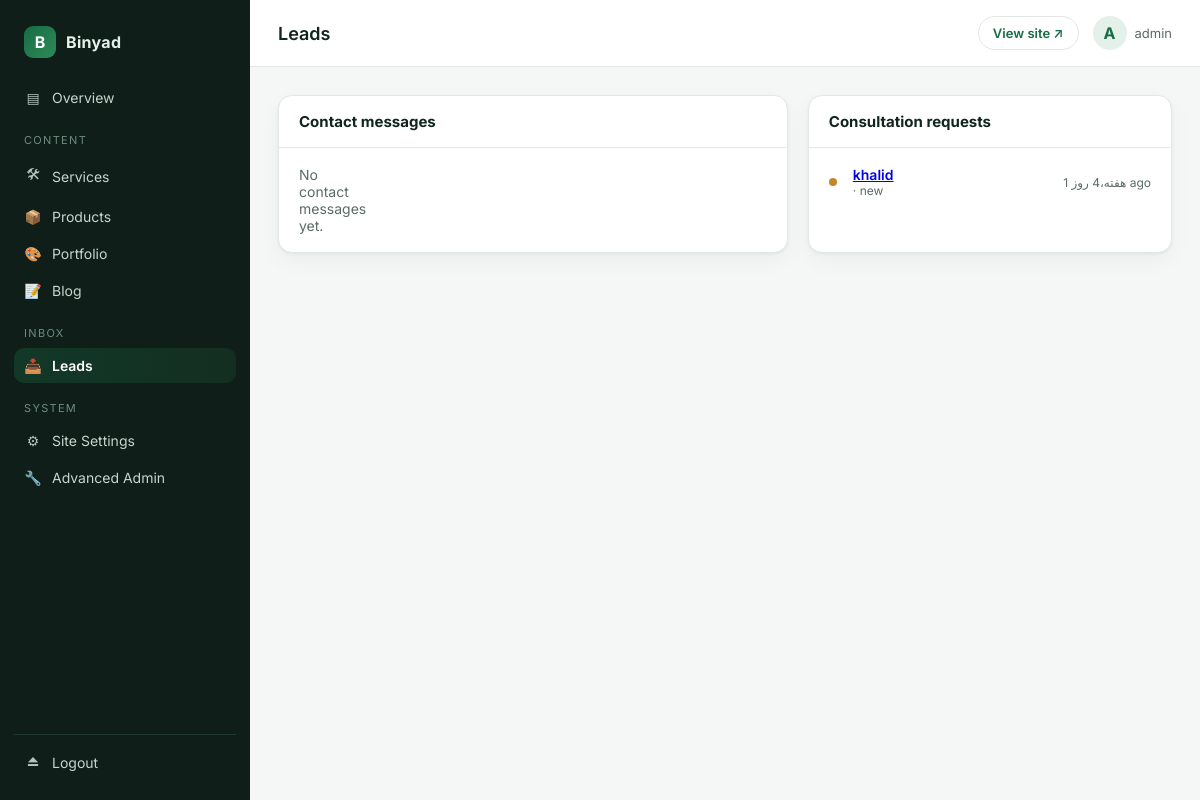
The app's page /control/leads/ (signed in) with its own data.
### apps/contact/models.py (models this page shows, shortened)
class ConsultationRequest(TimeStampedModel):
    class Status(models.TextChoices):
        NEW = "new", _("New")
        CONTACTED = "contacted", _("Contacted")
        IN_PROGRESS = "progress", _("In Progress")
        COMPLETED = "completed", _("Completed")
        CANCELLED = "cancelled", _("Cancelled")
    class ContactMethod(models.TextChoices):
        PHONE = "phone", _("Phone")
        WHATSAPP = "whatsapp", _("WhatsApp")
        EMAIL = "email", _("Email")
    name = models.CharField(max_length=140)
    phone = models.CharField(max_length=40)
    email = models.EmailField(blank=True)
    company = models.CharField(max_length=140, blank=True)
    business_type = models.CharField(max_length=140, blank=True)
    required_service = models.CharField(max_length=140, blank=True)
    project_description = models.TextField()
    budget_range = models.CharField(max_length=80, blank=True)
    preferred_contact_method = models.CharField(max_length=20, choices=ContactMethod.choices, default=ContactMethod.PHONE)
    message = models.TextField(blank=True)
    status = models.CharField(max_length=20, choices=Status.choices, default=Status.NEW)
    internal_notes = models.TextField(blank=True)
    ip_address = models.GenericIPAddressField(null=True, blank=True)
    class Meta:
        ordering = ["-created_at"]

### apps/dashboard/views.py (the view)
# urls.py: path("leads/", views.LeadsListView.as_view(), name="leads"),
class LeadsListView(StaffRequiredMixin, TemplateView):
    template_name = "dashboard/leads/list.html"
    def get_context_data(self, **kwargs):
        ctx = super().get_context_data(**kwargs)
        ctx["contacts"] = ContactMessage.objects.order_by("-created_at")[:50]
        ctx["consultations"] = ConsultationRequest.objects.order_by("-created_at")[:50]
        return ctx

### apps/core/context_processors.py (called while the page is built)
def site_settings(request):
    try:
        return {
            "site": SiteSettings.load(),
            "nav_items": NavItem.objects.filter(active=True),
            "social_links": SocialLink.objects.filter(active=True),
        }
    except Exception:
        return {"site": None, "nav_items": [], "social_links": []}

### apps/core/models.py (called while the page is built)
    @classmethod
    def load(cls):
        obj, _ = cls.objects.get_or_create(pk=1)
        return obj

### apps/dashboard/context_processors.py (called while the page is built)
def dashboard_context(request):
    if not request.path.startswith("/control/"):
        return {}
    from apps.core.models import SiteSettings
    try:
        site = SiteSettings.objects.first()
    except Exception:
        site = None
    return {
        "site_settings": site,
        "dashboard_brand": "Binyad Control Panel",
    }

### apps/dashboard/mixins.py (called while the page is built)
    def test_func(self):
        u = self.request.user
        return u.is_authenticated and u.is_staff and u.is_active

### templates/dashboard/leads/list.html
{% extends "dashboard/base.html" %}
{% block page_title %}Leads{% endblock %}
{% block content %}
<div class="dash-cols">
    <section class="panel">
        <header class="panel-head"><h2>Contact messages</h2></header>
        <div class="panel-body panel-body--flush">
            <ul class="activity-list">
                {% for c in contacts %}
                <li>
                    <span class="activity-dot dot-contact"></span>
                    <div>
                        <div class="activity-title">
                            <a href="{% url 'dashboard:lead_detail' 'contact' c.pk %}">{{ c.full_name }}</a>
                        </div>
                        <div class="activity-sub">{{ c.subject }} · {{ c.status }}</div>
                    </div>
                    <div class="activity-time">{{ c.created_at|timesince }} ago</div>
                </li>
                {% empty %}<li class="empty">No contact messages yet.</li>{% endfor %}
            </ul>
        </div>
    </section>
    <section class="panel">
        <header class="panel-head"><h2>Consultation requests</h2></header>
        <div class="panel-body panel-body--flush">
            <ul class="activity-list">
                {% for q in consultations %}
                <li>
                    <span class="activity-dot dot-consult"></span>
                    <div>
                        <div class="activity-title">
                            <a href="{% url 'dashboard:lead_detail' 'consultation' q.pk %}">{{ q.name }}</a>
                        </div>
                        <div class="activity-sub">{{ q.required_service }} · {{ q.status }}</div>
                    </div>
                    <div class="activity-time">{{ q.created_at|timesince }} ago</div>
                </li>
                {% empty %}<li class="empty">No consultation requests yet.</li>{% endfor %}
            </ul>
        </div>
    </section>
</div>
{% endblock %}

### templates/dashboard/base.html (shortened to what this page needs)
{% load static i18n %}
<!DOCTYPE html>
<html lang="en">
<head>
    <link rel="stylesheet" href="{% static 'css/dashboard.css' %}">
</head>
<body class="dash-body">
<div class="dash-shell">
    <aside class="dash-sidebar" id="dashSidebar">
        <div class="dash-brand">
            <span class="brand-mark">B</span>
            <span class="brand-text">Binyad</span>
        </div>
        <nav class="dash-nav">
            <a class="dash-link {% if request.resolver_match.url_name == 'index' %}is-active{% endif %}"
               href="{% url 'dashboard:index' %}">
                <span class="nav-ico">▤</span> Overview
            </a>
            <div class="nav-group">Content</div>
            <a class="dash-link {% if 'content/services' in request.path %}is-active{% endif %}"
               href="{% url 'dashboard:content_list' 'services' %}">
                <span class="nav-ico">🛠</span> Services
            </a>
            <a class="dash-link {% if 'content/products' in request.path %}is-active{% endif %}"
               href="{% url 'dashboard:content_list' 'products' %}">
                <span class="nav-ico">📦</span> Products
            </a>
            <a class="dash-link {% if 'content/portfolio' in request.path %}is-active{% endif %}"
               href="{% url 'dashboard:content_list' 'portfolio' %}">
                <span class="nav-ico">🎨</span> Portfolio
            </a>
            <a class="dash-link {% if 'content/blog' in request.path %}is-active{% endif %}"
               href="{% url 'dashboard:content_list' 'blog' %}">
                <span class="nav-ico">📝</span> Blog
            </a>
            <div class="nav-group">Inbox</div>
            <a class="dash-link {% if '/leads/' in request.path %}is-active{% endif %}"
               href="{% url 'dashboard:leads' %}">
                <span class="nav-ico">📥</span> Leads
            </a>
            <div class="nav-group">System</div>
            <a class="dash-link {% if '/settings/' in request.path %}is-active{% endif %}"
               href="{% url 'dashboard:settings' %}">
                <span class="nav-ico">⚙</span> Site Settings
            </a>
            <a class="dash-link" href="/binyad-admin/" target="_blank">
                <span class="nav-ico">🔧</span> Advanced Admin
            </a>
        </nav>
        <div class="dash-sidebar-footer">
            <a class="dash-link" href="{% url 'dashboard:logout' %}">
                <span class="nav-ico">⏏</span> Logout
            </a>
        </div>
    </aside>
    <div class="dash-main">
        <header class="dash-topbar">
            <h1 class="dash-page-title">{% block page_title %}Dashboard{% endblock %}</h1>
            <div class="dash-topbar-right">
                <a class="dash-btn dash-btn-ghost" href="/" target="_blank">View site ↗</a>
                <div class="dash-user">
                    <span class="dash-avatar">{{ request.user.username|slice:":1"|upper }}</span>
                    <span class="dash-user-name">{{ request.user.get_full_name|default:request.user.username }}</span>
                </div>
            </div>
        </header>
        <main class="dash-content">
            {% block content %}{% endblock %}
        </main>
    </div>
</div>
</body>
</html>

### static/css/dashboard.css (style rules this page uses)
:root { --bg: #0F1E18; --bg-elev: #142A22; --bg-panel: #FFFFFF; --border: #E3E8E5; --border-dark: #1E3A2E; --text: #10251C; --text-mute: #5B6B63; --text-inv: #E6F0EA; --brand: #176B45; --brand-2: #2E8B57; --brand-soft: #E4F1EA; --danger: #B23A3A; --radius: 14px; --radius-sm: 10px; --shadow: 0 1px 3px rgba(16,37,28,.06), 0 8px 24px rgba(16,37,28,.04); --shadow-lg: 0 20px 50px rgba(0,0,0,.18); }
* { box-sizing: border-box; }
html, body { margin: 0; padding: 0; }
body.dash-body { font-family: "Inter", system-ui, -apple-system, Segoe UI, Roboto, sans-serif; background: #F4F7F5; color: var(--text); min-height: 100vh; }
.dash-shell { display: flex; min-height: 100vh; }
.dash-sidebar { width: 250px; background: var(--bg); color: var(--text-inv); display: flex; flex-direction: column; padding: 20px 14px; position: sticky; top: 0; height: 100vh; transition: transform .2s ease; }
.dash-brand { display: flex; align-items: center; gap: 10px; padding: 6px 10px 22px; }
.brand-mark { width: 32px; height: 32px; border-radius: 9px; background: linear-gradient(135deg, var(--brand), var(--brand-2)); display: grid; place-items: center; font-weight: 700; color: #fff; }
.brand-text { font-weight: 700; letter-spacing: .02em; }
.dash-nav { display: flex; flex-direction: column; gap: 2px; flex: 1; }
.nav-group { font-size: 11px; text-transform: uppercase; letter-spacing: .12em; color: #6F8B7E; padding: 16px 10px 6px; }
.dash-link { display: flex; align-items: center; gap: 10px; padding: 9px 10px; border-radius: var(--radius-sm); color: #C6D6CD; text-decoration: none; font-size: 14px; transition: background .15s ease, color .15s ease; }
.dash-link.is-active { background: linear-gradient(90deg, rgba(23,107,69,.35), rgba(46,139,87,.15)); color: #fff; font-weight: 600; }
.nav-ico { width: 18px; text-align: center; opacity: .9; }
.dash-sidebar-footer { padding-top: 10px; border-top: 1px solid var(--border-dark); }
.dash-main { flex: 1; display: flex; flex-direction: column; min-width: 0; }
.dash-topbar { background: #fff; border-bottom: 1px solid var(--border); padding: 16px 28px; display: flex; align-items: center; gap: 16px; position: sticky; top: 0; z-index: 10; }
.dash-page-title { font-size: 18px; font-weight: 600; margin: 0; flex: 1; }
.dash-topbar-right { display: flex; align-items: center; gap: 14px; }
.dash-user { display: flex; align-items: center; gap: 8px; }
.dash-avatar { width: 34px; height: 34px; border-radius: 50%; background: var(--brand-soft); color: var(--brand); display: grid; place-items: center; font-weight: 700; }
.dash-user-name { font-size: 13px; color: var(--text-mute); }
.dash-btn { display: inline-flex; align-items: center; gap: 6px; padding: 8px 14px; border-radius: 999px; font-size: 13px; font-weight: 600; text-decoration: none; }
.dash-btn-ghost { color: var(--brand); border: 1px solid var(--border); background: #fff; }
.dash-content { padding: 28px; max-width: 1280px; width: 100%; }
.dash-cols { display: grid; gap: 20px; grid-template-columns: 1.4fr 1fr; }
.panel { background: #fff; border: 1px solid var(--border); border-radius: var(--radius); box-shadow: var(--shadow); overflow: hidden; }
.panel-head { display: flex; align-items: center; justify-content: space-between; padding: 16px 20px; border-bottom: 1px solid var(--border); }
.panel-head h2 { margin: 0; font-size: 15px; }
.panel-body { padding: 18px 20px; }
.panel-body--flush { padding: 6px 0; }
.activity-list { list-style: none; margin: 0; padding: 0; }
.activity-list li { display: grid; grid-template-columns: 12px 1fr auto; gap: 12px; align-items: center; padding: 12px 20px; border-bottom: 1px solid var(--border); font-size: 14px; }
.activity-list li:last-child { border-bottom: 0; }
.activity-title { font-weight: 600; }
.activity-sub { color: var(--text-mute); font-size: 12px; }
.activity-time { color: var(--text-mute); font-size: 12px; }
.activity-dot { width: 8px; height: 8px; border-radius: 50%; }
.dot-consult { background: #C2872B; }
.empty { color: var(--text-mute); text-align: center; }

### records on screen
ConsultationRequest: name "khalid", status "new", created_at "1 هفته،4 روز"

### other values on screen
{{ request.user.username|slice:":1"|upper }} "A"
{{ request.user.get_full_name|default:request.user.username }} "admin"
